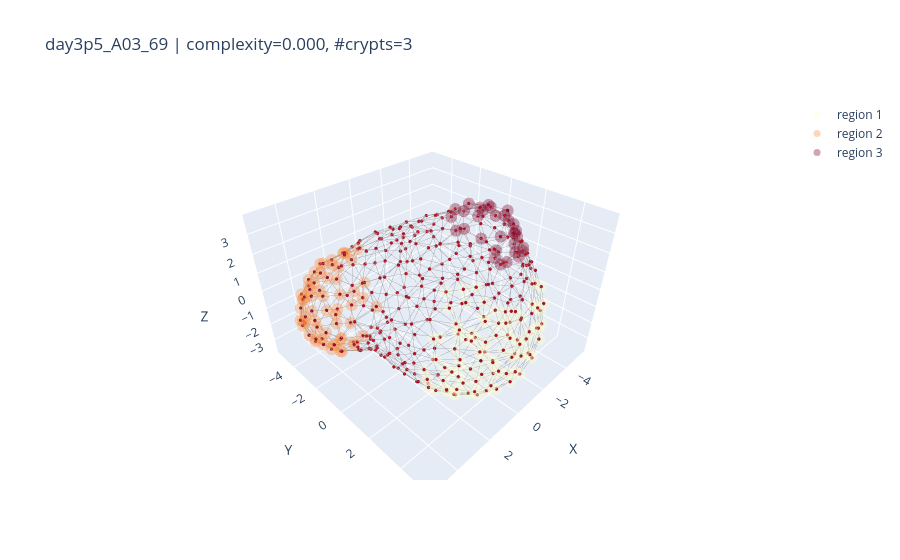
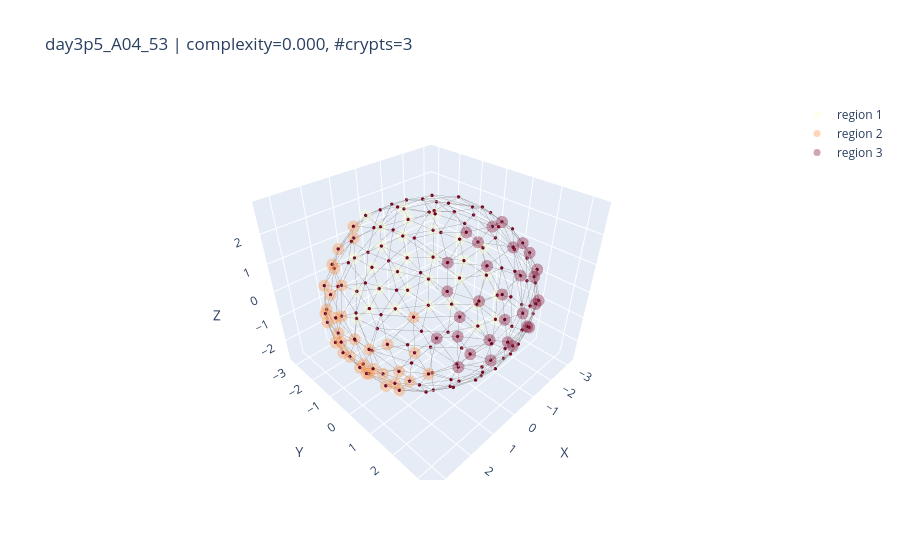
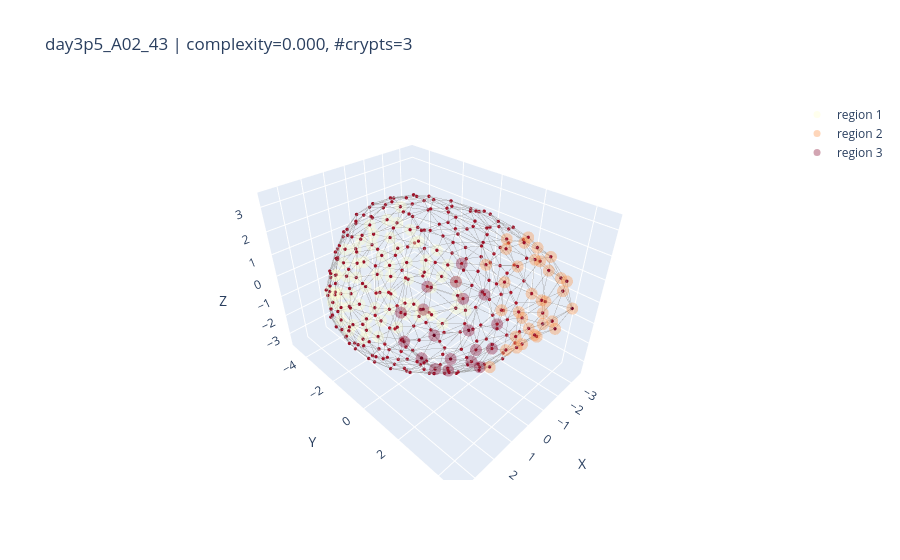

Notebook cell for these charts, in order:
### Code cell
import numpy as np

def plot_random_samples_by_filters(
    results,
    k=3,
    n_crypts=None,                 # e.g. 3 for exact match
    n_crypts_range=None,           # e.g. (2, 5) inclusive; ignored if n_crypts is set
    complexity_range=None,         # e.g. (0.2, 0.6) inclusive
    seed=None,
    node_size=2,
    colorscale='YlOrRd'
):
    """
    Pool across all timepoints, filter by #crypts and complexity, sample k organoids, and plot.

    Parameters
    ----------
    results : dict
        Your per-timepoint results structure.
    k : int
        Number of random samples to plot (pooled across timepoints).
    n_crypts : int or None
        Exact number of crypts to match. If provided, overrides n_crypts_range.
    n_crypts_range : (int, int) or None
        Inclusive range for number of crypts; ignored if n_crypts is not None.
    complexity_range : (float, float) or None
        Inclusive range for complexity. If None, no complexity filtering.
    seed : int or None
        Seed for reproducible sampling. If None, sampling is unseeded.
    node_size : int
        Passed to plot_organoid_graph.
    colorscale : str
        Passed to add_region_overlays for crypts overlay.
    """
    # Gather all candidates as (tp, idx) pairs after filtering
    candidates = []
    for tp, d in results.items():
        comp_arr   = d.get("complexity", [])
        crypts_all = d.get("crypts_all", [])
        N = min(len(comp_arr), len(crypts_all))
        for i in range(N):
            cval = comp_arr[i]
            if cval is None or (isinstance(cval, float) and np.isnan(cval)):
                continue

            n_cr = len(crypts_all[i]) if crypts_all[i] is not None else 0

            # Filter by number of crypts
            if n_crypts is not None:
                if n_cr != int(n_crypts):
                    continue
            elif n_crypts_range is not None:
                lo, hi = n_crypts_range
                if not (lo <= n_cr <= hi):
                    continue

            # Filter by complexity
            if complexity_range is not None:
                clo, chi = complexity_range
                if not (clo <= float(cval) <= chi):
                    continue

            candidates.append((tp, i))

    if not candidates:
        msg = "No organoids match the filters"
        parts = []
        if n_crypts is not None: parts.append(f"#crypts == {n_crypts}")
        elif n_crypts_range is not None: parts.append(f"{n_crypts_range[0]} ≤ #crypts ≤ {n_crypts_range[1]}")
        if complexity_range is not None: parts.append(f"{complexity_range[0]} ≤ complexity ≤ {complexity_range[1]}")
        if parts: msg += f" ({', '.join(parts)})."
        print(msg)
        return

    if seed is not None:
        np.random.seed(seed)

    choose_k = min(k, len(candidates))
    sel_idxs = np.random.choice(len(candidates), size=choose_k, replace=False)

    for j in sel_idxs:
        tp, i = candidates[j]
        d = results[tp]

        G = d['cell_graphs_all'][i]
        proj_points = np.array([G.nodes[n]["proj_point"] for n in G.nodes])
        HKS = np.array([G.nodes[n]["hks"] for n in G.nodes])

        fig = plot_organoid_graph(
            proj_points,
            G,
            HKS[:, 0],
            node_size=node_size
        )
        # crypts overlay
        add_region_overlays(fig, proj_points, d['crypts_all'][i], colorscale=colorscale)
        # villus overlay
        # add_region_overlays(fig, d['centroids_all'][i], [d['villus_all'][i]])

        # Optional: annotate for context
        try:
            cval = float(d['complexity'][i])
            n_cr = len(d['crypts_all'][i]) if d['crypts_all'][i] is not None else 0
            fig.update_layout(title=f"{d['label_uid'][i]} | complexity={cval:.3f}, #crypts={n_cr}")
        except Exception:
            pass

        fig.show()



# ---- Example calls ----
# Exact #crypts = 3, any complexity:
plot_random_samples_by_filters(results, k=3, n_crypts=3, complexity_range=(-1, 1))

# #crypts in [2,5] and complexity in [0.2, 0.6]:
# plot_random_samples_by_filters(results, k=4, n_crypts_range=(2,5), complexity_range=(0.2, 0.6))

### Figure 1 — Plotly figure (JSON) as saved in the notebook; plotly's stock layout.template omitted (floating-point values rounded to 4 significant figures; data arrays with more than 128 entries replaced by an {"elided": "..."} marker saying what was removed)
{"data": [{"hoverinfo": "skip", "line": {"color": "rgba(120,120,120,0.75)", "width": 1}, "mode": "lines", "showlegend": false, "type": "scatter3d", "x": {"elided": "3411 float values"}, "y": {"elided": "3411 float values"}, "z": {"elided": "3411 float values"}}, {"hoverinfo": "skip", "marker": {"cmax": 0.09768, "cmid": 0, "cmin": -0.09768, "color": {"elided": "382 float values"}, "colorscale": [[0, "rgb(5,48,97)"], [0.1, "rgb(33,102,172)"], [0.2, "rgb(67,147,195)"], [0.3, "rgb(146,197,222)"], [0.4, "rgb(209,229,240)"], [0.5, "rgb(247,247,247)"], [0.6, "rgb(253,219,199)"], [0.7, "rgb(244,165,130)"], [0.8, "rgb(214,96,77)"], [0.9, "rgb(178,24,43)"], [1, "rgb(103,0,31)"]], "line": {"width": 0}, "size": 2}, "mode": "markers", "showlegend": false, "type": "scatter3d", "x": {"elided": "382 float values"}, "y": {"elided": "382 float values"}, "z": {"elided": "382 float values"}}, {"hoverinfo": "skip", "marker": {"color": "rgb(255, 255, 204)", "size": 7}, "mode": "markers", "name": "region 1", "opacity": 0.35, "showlegend": true, "type": "scatter3d", "x": [-0.9351, -0.1862, 0.5356, 0.4057, -1.847, 2.194, -1.055, -1.922, -2.485, -1.876, -2.353, -2.456, 0.03034, -0.9615, 1.298, 0.396, 1.69, 1.07, 0.431, -2.452, -3.697, -3.316, -3.706, -1.213, -2.417, -2.766, -3.756, -3.09, 1.835, -1.053, -0.2909, -3.597, -4.056, -1.643, -4.089, 1.34, 0.5678, -4.071, 2.402, -2.308, -2.983, -3.746, -4.032, -3.163, 2.316, -3.784, 1.807, -1.465, -4.134, 2.958, 2.697, -0.04969, 1.29, -2.951, 2.454, -2.142, 0.6644, -3.872, 3.172, -0.8994, 2.394, 2.889, 1.166, 1.848, -3.332, -0.09224, 3.285, -2.331, 2.728, 0.5359, 2.231, -1.557, 1.452, -0.3971, 0.06296, -3.841, 3.06, 2.483, 0.9619, -2.545, 1.856, -1.725, 0.5503, -3.072, 1.109, 2.002, 2.951], "y": [0.9449, 1.915, 4.793, 1.511, 2.182, 3.868, -0.2273, 0.2831, 0.7648, 0.8703, 1.109, 1.736, 3.196, 3.447, 4.369, 2.397, 2.853, 3.606, 4.13, -0.3466, 1.575, 2.465, 0.5481, 2.458, 3.592, -1.17, 2.237, 3.222, 3.509, 4.822, 4.845, -0.6964, 1.022, 2.861, 0.2075, 4.316, 4.744, 1.672, 2.855, 4.377, -1.657, -1.041, 2.307, 3.771, 3.837, 2.864, 4.513, 5.071, -0.4576, 2.969, 3.758, 5.17, 4.935, 4.243, 4.095, 4.886, 5.195, 3.296, 3.12, 5.257, 4.357, 3.737, 5.138, 4.828, 4.067, 5.305, 3.057, 4.789, 4.035, 5.269, 4.552, 5.079, 5.017, 5.248, 5.259, 3.288, 3.495, 4.216, 5.11, 4.6, 4.654, 4.793, 5.082, 4.056, 4.8, 4.323, 3.251], "z": [-3.646, -3.643, 1.152, -3.641, -3.646, 1.246, -3.642, -3.645, -3.651, -3.649, -3.651, -3.648, -3.637, -3.637, 1.436, -3.639, -3.273, -3.309, -3.231, -3.626, -3.177, -3.226, -3.316, -3.644, -3.214, -3.146, -2.761, -2.963, -2.875, -2.745, -2.657, -2.95, -2.796, -3.639, -2.706, -2.639, -2.551, -2.552, -2.675, -2.573, -2.389, -2.28, -2.17, -2.131, -2.207, -2.139, -1.925, -1.845, -2.048, -1.973, -1.7, -1.63, -1.645, -1.49, -1.62, -1.271, -1.21, -1.076, -1.226, -1.154, -1.093, -1.044, -0.7539, -0.6639, -0.746, -0.6557, -0.6387, -0.5592, -0.4698, -0.3291, -0.2899, -0.168, -0.1608, 0.04824, 0.05818, 0.1621, 0.05351, 0.1423, 0.2242, 0.3637, 0.422, 0.6719, 0.569, 0.739, 0.8854, 0.8575, 0.8841]}, {"hoverinfo": "skip", "marker": {"color": "rgb(253, 141, 60)", "size": 7}, "mode": "markers", "name": "region 2", "opacity": 0.35, "showlegend": true, "type": "scatter3d", "x": [2.784, 4.93, 5.116, 5.115, 3.714, 3.976, 4.97, 0.5345, 4.823, 4.598, 2.206, 5.188, 3.28, 1.609, 3.357, 4.283, 4.646, 3.109, 2.385, 1.491, 2.189, 0.9479, 4.541, 5.019, 4.103, 2.814, 2.717, 3.978, 4.434, 4.598, 5.185, 0.5655, 3.296, 3.865, 4.084, 1.611, 4.218, 5.128, 2.863, 3.48, 2.638, 2.344, 2.878, 4.486, 4.785, 3.644, 0.9376, 0.761, 4.144, 4.589, 2.235, 4.529, 1.971, 3.591, 4.711, 4.453, 4.527, 4.672, 1.883, 3.114, 1.178], "y": [-5.155, -3.313, -2.477, -1.897, -1.8, -4.735, -1.573, -4.345, -0.8979, -3.847, -5.189, -2.866, -2.981, -4.953, -4.983, -4.145, -0.531, -2.077, -2.293, -4.261, -3.581, -4.693, -3.523, -1.081, -3.29, -3.922, -4.77, -2.477, -2.946, -3.23, -2.323, -3.426, -1.757, -4.04, -3.657, -4.177, -1.517, -1.65, -4.629, -4.035, -3.78, -4.441, -4.192, -1.821, -2.632, -4.71, -4.06, -4.3, -2.995, -0.8077, -3.267, -3.881, -3.806, -3.301, -2.38, -0.9931, -1.725, -3.721, -4.741, -2.989, -4.455], "z": [-1.148, -1.132, -1.104, -0.9741, 1.587, -0.8764, -1.18, -1.35, -0.8659, -0.5973, -0.6403, -0.4203, -2.8, -0.1941, -0.1295, -0.1114, -0.3557, -2.541, -2.701, 0.8939, -2.726, 0.1029, 0.06011, -0.1746, -2.454, -2.613, 0.597, -2.4, 0.8297, 0.365, 0.07443, -2.454, -2.38, -2.292, 0.5063, -2.186, -2.028, 0.2275, -2.109, 0.8103, 1.212, -2.204, 0.9403, -1.927, -1.777, -1.766, -1.998, 0.8202, 1.018, 0.7103, 1.645, -1.547, 1.293, 1.148, 0.8996, -1.544, 1.141, -1.255, -1.646, 1.513, -1.656]}, {"hoverinfo": "skip", "marker": {"color": "rgb(128, 0, 38)", "size": 7}, "mode": "markers", "name": "region 3", "opacity": 0.35, "showlegend": true, "type": "scatter3d", "x": [-3.945, -5.305, -4.218, -4.897, -4.956, -4.685, -4.726, -3.708, -3.811, -4.359, -4.072, -5.452, -4.253, -4.746, -5.426, -2.651, -4.078, -3.911, -3.557, -3.169, -4.973, -4.921, -3.235, -4.348, -4.559, -4.547, -2.886, -3.279, -4.964, -4.717, -4.698], "y": [-1.436, 0.2772, 2.153, -0.9502, 1.134, -0.471, 0.9592, 1.97, -1.807, 0.7843, 1.248, -0.09524, -1.631, 0.1851, 0.7295, -0.8693, 2.231, 0.2619, -0.8091, 1.138, 0.03464, -1.281, 0.1579, 1.646, 1.364, 1.749, 0.6022, -1.681, 0.952, 1.395, 0.6135], "z": [2.286, 2.435, 1.313, 0.522, 1.007, 2.696, -0.04517, 2.526, 1.081, 2.662, 2.658, 0.7597, 1.094, -0.1555, 1.289, 3.019, 1.601, 3.084, 3.024, 3.185, 0.1662, 1.73, 3.236, 1.852, 1.838, 0.688, 3.351, 2.115, 2.042, 0.7326, -0.3362]}], "layout": {"scene": {"aspectmode": "data", "xaxis": {"title": {"text": "X"}}, "yaxis": {"title": {"text": "Y"}}, "zaxis": {"title": {"text": "Z"}}}, "title": {"text": "day3p5_A03_69 | complexity=0.000, #crypts=3"}}}

### Figure 2 — Plotly figure (JSON) as saved in the notebook; plotly's stock layout.template omitted (floating-point values rounded to 4 significant figures; data arrays with more than 128 entries replaced by an {"elided": "..."} marker saying what was removed)
{"data": [{"hoverinfo": "skip", "line": {"color": "rgba(120,120,120,0.75)", "width": 1}, "mode": "lines", "showlegend": false, "type": "scatter3d", "x": {"elided": "1512 float values"}, "y": {"elided": "1512 float values"}, "z": {"elided": "1512 float values"}}, {"hoverinfo": "skip", "marker": {"cmax": 0.08504, "cmid": 0, "cmin": -0.08504, "color": {"elided": "170 float values"}, "colorscale": [[0, "rgb(5,48,97)"], [0.1, "rgb(33,102,172)"], [0.2, "rgb(67,147,195)"], [0.3, "rgb(146,197,222)"], [0.4, "rgb(209,229,240)"], [0.5, "rgb(247,247,247)"], [0.6, "rgb(253,219,199)"], [0.7, "rgb(244,165,130)"], [0.8, "rgb(214,96,77)"], [0.9, "rgb(178,24,43)"], [1, "rgb(103,0,31)"]], "line": {"width": 0}, "size": 2}, "mode": "markers", "showlegend": false, "type": "scatter3d", "x": {"elided": "170 float values"}, "y": {"elided": "170 float values"}, "z": {"elided": "170 float values"}}, {"hoverinfo": "skip", "marker": {"color": "rgb(255, 255, 204)", "size": 7}, "mode": "markers", "name": "region 1", "opacity": 0.35, "showlegend": true, "type": "scatter3d", "x": [-1.547, -2.355, 0.362, -2.017, -1.505, 0.5998, -2.966, -2.143, -3.166, -0.6231, -1.455, -0.3826, -2.394, -2.291, -2.56, 0.5739, 1.308, -1.165, -0.1896, -1.995, -2.768, -1.487, -2.826, -0.5074, -2.185, 0.7866, -1.077, -3.09, -2.988, -1.138, -0.1418], "y": [-2.844, -2.274, -2.586, 0.353, -1.676, -3.119, -1.509, -1.063, -0.5641, -3.163, -2.934, -2.292, -2.313, 0.8986, -0.1821, -2.586, -2.364, -2.453, -2.92, -2.154, -1.267, -2.653, 0.4965, -2.987, -2.007, -2.932, -2.885, -0.255, -1.274, -2.452, -3.183], "z": [-0.7106, -0.7819, 1.784, -2.427, -2.297, 0.08536, 0.04984, -2.256, -0.01129, 0.04004, 0.2149, -2.19, 0.3323, -1.959, -2.008, -1.817, -1.729, -1.815, -1.488, -1.556, -1.455, 0.9687, -1.388, 0.9125, 1.165, -1.125, -1.131, -1.002, -0.7788, 1.556, -0.6521]}, {"hoverinfo": "skip", "marker": {"color": "rgb(253, 141, 60)", "size": 7}, "mode": "markers", "name": "region 2", "opacity": 0.35, "showlegend": true, "type": "scatter3d", "x": [3.185, 1.408, 2.85, 2.79, 1.877, 2.081, 2.566, 1.408, 2.301, 1.235, 3.304, 2.136, 2.337, 2.562, 3.122, 3.107, 3.22, 1.696, 2.489, 2.582, 2.88, 2.682, 2.531, 3.199, 2.976, 2.676, 1.917, 2.481, 2.968, 0.6636, 2.252, 1.583, 3.089, 3.076, 2.324], "y": [-0.7154, -2.871, -1.594, 1.587, -0.3489, -2.502, -2.03, 0.409, 2.19, -2.041, -0.1974, 0.7546, -0.7195, 0.667, 0.827, -1.157, 0.3562, -2.691, -0.2315, -1.905, 1.303, -0.8823, 1.93, -0.4691, 0.3614, 1.245, -2.303, -1.696, -0.7543, -2.937, -1.842, -2.485, 0.2335, 0.8486, 1.7], "z": [-0.6071, -0.5343, -0.5605, -0.4008, -2.557, -0.3874, -0.463, -2.676, -0.4149, 1.914, -0.1898, -2.27, -2.055, -1.814, 0.09081, 0.1576, 0.2087, 0.3496, -2.016, 0.5028, 0.4133, -1.61, 0.311, 0.4468, -1.229, -1.19, -1.251, -1.269, -1.17, 0.9537, 1.125, 1.103, -1.008, -0.6281, 1.202]}, {"hoverinfo": "skip", "marker": {"color": "rgb(128, 0, 38)", "size": 7}, "mode": "markers", "name": "region 3", "opacity": 0.35, "showlegend": true, "type": "scatter3d", "x": [1.611, -0.8409, 0.8368, -1.391, 1.138, 0.5772, 0.1093, -0.2076, 1.59, 1.712, -0.8703, -0.5912, -1.276, 1.218, 0.582, 0.4428, 1.491, -0.4921, -0.3799, 0.3416, -1.328, 0.3552, 1.054, 2.113, 1.744, -0.7464, 0.01009, 0.6468, -2.036, -1.539], "y": [2.573, 2.997, 3.061, 2.168, 2.755, 3.021, 3.223, 2.97, 2.124, 2.689, 3.07, 2.399, 1.484, 1.771, 2.49, 3.261, 2.872, 1.755, 3.281, 1.971, 2.969, 1.59, 3.112, 2.288, 2.648, 3.224, 3.321, 3.223, 2.034, 2.655], "z": [1.3, 1.514, -0.332, 1.981, 1.623, 1.668, -0.184, 1.832, 1.822, -0.2317, -0.1998, 2.27, 2.427, 2.318, 2.262, 0.1859, 0.2018, 2.669, 0.2452, 2.619, 0.4652, 2.757, 0.553, 0.7561, 0.8066, 0.7895, 0.9396, 1.037, 1.346, 1.269]}], "layout": {"scene": {"aspectmode": "data", "xaxis": {"title": {"text": "X"}}, "yaxis": {"title": {"text": "Y"}}, "zaxis": {"title": {"text": "Z"}}}, "title": {"text": "day3p5_A04_53 | complexity=0.000, #crypts=3"}}}

### Figure 3 — Plotly figure (JSON) as saved in the notebook; plotly's stock layout.template omitted (floating-point values rounded to 4 significant figures; data arrays with more than 128 entries replaced by an {"elided": "..."} marker saying what was removed)
{"data": [{"hoverinfo": "skip", "line": {"color": "rgba(120,120,120,0.75)", "width": 1}, "mode": "lines", "showlegend": false, "type": "scatter3d", "x": {"elided": "2907 float values"}, "y": {"elided": "2907 float values"}, "z": {"elided": "2907 float values"}}, {"hoverinfo": "skip", "marker": {"cmax": 0.09464, "cmid": 0, "cmin": -0.09464, "color": {"elided": "325 float values"}, "colorscale": [[0, "rgb(5,48,97)"], [0.1, "rgb(33,102,172)"], [0.2, "rgb(67,147,195)"], [0.3, "rgb(146,197,222)"], [0.4, "rgb(209,229,240)"], [0.5, "rgb(247,247,247)"], [0.6, "rgb(253,219,199)"], [0.7, "rgb(244,165,130)"], [0.8, "rgb(214,96,77)"], [0.9, "rgb(178,24,43)"], [1, "rgb(103,0,31)"]], "line": {"width": 0}, "size": 2}, "mode": "markers", "showlegend": false, "type": "scatter3d", "x": {"elided": "325 float values"}, "y": {"elided": "325 float values"}, "z": {"elided": "325 float values"}}, {"hoverinfo": "skip", "marker": {"color": "rgb(255, 255, 204)", "size": 7}, "mode": "markers", "name": "region 1", "opacity": 0.35, "showlegend": true, "type": "scatter3d", "x": [-0.1293, -1.739, -2.64, 1.77, -1.638, 0.9755, -0.7257, 1.053, 0.2367, -0.8657, -1.211, -2.755, -1.616, -1.584, -0.5175, -1.798, 0.2669, -1.378, -1.679, 1.246, 1.806, 0.8179, -2.264, -2.779, -2.633, -3.092, 0.07071, 1.714, -0.5982, -1.064, -0.6962, 1.034, 0.7027, 2.241, 1.324, 0.02944, -3.157, -3.307, -1.706, -2.124, -0.04958, -1.426, -2.768, 1.893, 2.331, 0.8982, -0.831, -0.3432, 0.3023, -2.258, -1.201, 1.574, -2.897, -3.335, -1.528, 2.03, 2.399, -0.279, 0.8954, -1.269, 1.956, -1.56, 0.1531, -3.165, -1.97, -2.535, 1.683, 2.467], "y": [-2.48, -1.855, -3.626, -4.021, -2.493, -2.51, -4.674, -4.418, -3.183, -2.744, -2.159, -1.252, -1.037, -4.402, -3.458, -2.073, -4.544, -3.313, -3.015, -2.971, -2.469, -3.49, -3.765, -2.93, -0.5512, -1.469, -3.802, -3.263, -4.203, -3.958, -4.446, -4.19, -4.09, -2.805, -3.97, -4.43, -2.583, -1.772, -4.0, -3.864, -4.53, -4.331, -3.384, -3.737, -3.15, -4.378, -4.609, -4.197, -4.698, -4.078, -4.063, -4.13, -3.41, -2.368, -4.493, -3.839, -3.481, -4.813, -4.565, -4.711, -3.905, -3.557, -4.721, -2.927, -4.352, -3.779, -4.092, -3.477], "z": [-3.412, -3.233, -0.3501, -0.3832, -3.223, -3.318, -0.1903, -0.2635, -3.232, -3.212, -3.203, -3.068, -3.222, -0.04943, -3.116, -3.258, 0.05426, -3.136, -3.198, -3.066, -2.923, -2.957, 0.3408, -2.708, -2.742, -2.619, -2.892, -2.64, -2.553, -2.754, 0.4452, 0.4947, -2.502, -2.397, -2.229, 0.4876, -2.083, -2.058, 0.8021, -2.356, -2.106, -2.087, -2.027, -1.857, -1.962, -1.956, -1.82, 1.123, -1.51, -1.553, 1.115, -1.484, -1.405, -1.408, -1.575, -1.159, -1.181, -0.9766, -1.097, -1.003, -1.096, 1.777, -0.8134, -0.7682, -0.7543, -0.4631, -0.4339, -0.5982]}, {"hoverinfo": "skip", "marker": {"color": "rgb(253, 141, 60)", "size": 7}, "mode": "markers", "name": "region 2", "opacity": 0.35, "showlegend": true, "type": "scatter3d", "x": [0.5792, -3.05, -0.01629, -0.8998, -3.198, -2.154, -1.1, 1.274, -2.748, -2.046, -1.154, -0.2516, 0.5739, -2.338, -0.5082, -2.115, -0.3433, -1.258, -2.903, -0.1499, -1.547, -1.467, -2.391, 0.1669, -0.4835, 0.4287, -0.5097, -0.6761, 0.7711, -2.325, 0.9513, 1.051, -1.344, -0.2], "y": [4.217, 3.557, 4.295, 4.607, 2.512, 3.63, 3.511, 3.834, 2.575, 2.567, 4.01, 2.931, 3.57, 4.145, 4.425, 2.74, 3.945, 2.926, 3.18, 3.497, 4.455, 4.485, 3.357, 4.062, 4.281, 4.115, 4.308, 2.625, 2.971, 4.554, 4.16, 3.893, 3.929, 4.095], "z": [0.5859, 0.7814, 0.6105, 0.5832, 0.9883, -0.835, 2.397, -0.5319, 1.788, 2.482, -0.6068, 2.91, 2.35, 1.262, 1.041, -1.025, -0.4948, 2.727, -0.416, 2.558, 1.4, -0.1534, 1.887, -0.2485, 0.04086, 1.43, 1.487, 2.971, 2.794, 0.3065, 0.216, 1.72, 2.058, 1.798]}, {"hoverinfo": "skip", "marker": {"color": "rgb(128, 0, 38)", "size": 7}, "mode": "markers", "name": "region 3", "opacity": 0.35, "showlegend": true, "type": "scatter3d", "x": [2.489, 2.294, 2.466, 3.046, 1.645, 2.296, 2.045, 1.347, 3.526, 3.015, 1.855, 3.548, 2.544, 1.342, 1.813, 3.29, 1.337, 3.18, 3.012], "y": [3.848, 3.869, 2.166, 2.587, 4.106, 4.005, 3.213, 3.435, 2.992, 3.671, 2.744, 2.268, 3.164, 3.991, 3.834, 3.273, 2.492, 1.753, 3.043], "z": [1.765, 0.4317, 2.427, 2.128, 0.6913, 0.9995, 2.311, 2.219, 0.8152, 0.8947, 2.587, 1.016, -0.2656, 1.403, -0.1569, 1.717, 2.873, 1.626, 0.0441]}], "layout": {"scene": {"aspectmode": "data", "xaxis": {"title": {"text": "X"}}, "yaxis": {"title": {"text": "Y"}}, "zaxis": {"title": {"text": "Z"}}}, "title": {"text": "day3p5_A02_43 | complexity=0.000, #crypts=3"}}}
